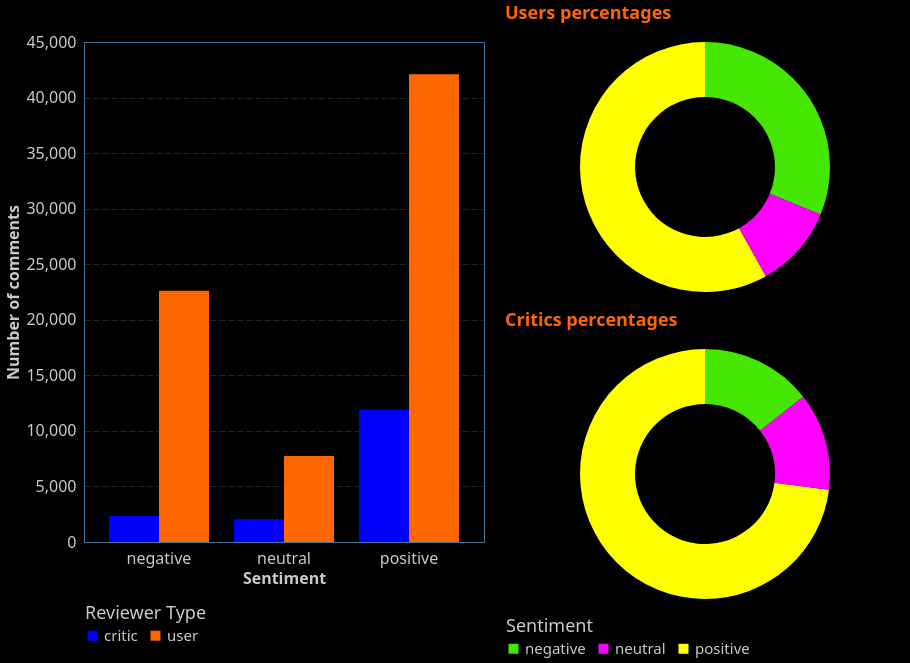

Write a Vega-Lite specification for this figure.
### Vega-Lite specification from a JSON file in a GitHub repository (floating-point values rounded to 4 significant figures; data arrays with more than 128 entries replaced by an {"elided": "..."} marker saying what was removed)
{"config": {"view": {"continuousWidth": 400, "continuousHeight": 300, "stroke": "#4A7295", "strokeWidth": 1}, "background": "#000000", "mark": {"color": "#6495ED"}, "arc": {"fill": "#6495ED"}, "area": {"fill": "#6495ED", "line": true, "fillOpacity": 0.1}, "line": {"stroke": "#6495ED", "strokeWidth": 2}, "path": {"stroke": "#6495ED"}, "rect": {"fill": "#6495ED"}, "shape": {"stroke": "#6495ED"}, "symbol": {"fill": "#6495ED"}, "title": {"color": "#C7CCC9", "anchor": "start", "dy": -15, "fontSize": 16, "font": "IBM Plex Sans,system-ui,-apple-system,BlinkMacSystemFont,\".sfnstext-regular\",sans-serif", "fontWeight": 600}, "axisBand": {"grid": false}, "axis": {"labelColor": "#C7CCC9", "labelFontSize": 16, "labelFont": "IBM Plex Sans Condensed, system-ui, -apple-system, BlinkMacSystemFont, \".SFNSText-Regular\", sans-serif", "labelFontWeight": 400, "titleColor": "#C7CCC9", "titleFontWeight": 600, "titleFontSize": 16, "grid": true, "gridColor": "#4A7295", "labelAngle": 0, "domainColor": null, "tickColor": null, "labelPadding": 2, "tickSize": 6, "tickWidth": 0.5, "gridOpacity": 1, "gridZ": 1}, "axisX": {"gridDash": [6, 3], "gridWidth": 0.35, "gridColor": "#4A7295", "labelAngle": 0}, "axisY": {"gridDash": [6, 3], "gridWidth": 0.35, "gridColor": "#4A7295"}, "layer": {"grid": 1, "mark": 0}, "legend": {"labelFontSize": 11, "padding": 1, "symbolType": "square", "labelColor": "#C7CCC9", "titleColor": "#C7CCC9"}, "style": {"guide-label": {"font": "IBM Plex Sans,system-ui,-apple-system,BlinkMacSystemFont,\".sfnstext-regular\",sans-serif", "fill": "#C7CCC9", "fontWeight": 400}, "guide-title": {"font": "IBM Plex Sans,system-ui,-apple-system,BlinkMacSystemFont,\".sfnstext-regular\",sans-serif", "fill": "#C7CCC9", "fontWeight": 400}}, "range": {"category": ["#0000FF", "#FF6600FF", "#44E602", "#FF00FF", "#FFFF00", "#9900CC", "#33CCFF", "#f77976ff", "#CC66FF"]}}, "hconcat": [{"data": {"name": "data-04ff37c034aeabfb502c60d844e356f1"}, "mark": {"type": "bar"}, "encoding": {"color": {"field": "reviewer_type", "legend": {"labelColor": "#C7CCC9", "labelFontSize": 15, "titleColor": "#C7CCC9", "titleFontSize": 18, "orient": "bottom", "direction": "horizontal"}, "title": "Reviewer Type", "type": "nominal"}, "x": {"field": "sentiment", "title": "Sentiment", "type": "nominal"}, "xOffset": {"field": "reviewer_type", "type": "nominal"}, "y": {"aggregate": "sum", "field": "counts", "title": "Number of comments", "type": "quantitative"}}, "height": 500, "transform": [{"joinaggregate": [], "groupby": ["sentiment"]}], "width": 400}, {"vconcat": [{"data": {"name": "data-04ff37c034aeabfb502c60d844e356f1"}, "mark": {"type": "arc", "innerRadius": 70}, "encoding": {"color": {"field": "sentiment", "legend": {"labelColor": "#C7CCC9", "labelFontSize": 15, "titleColor": "#C7CCC9", "titleFontSize": 18, "orient": "bottom", "direction": "horizontal"}, "scale": {"range": ["#44E602", "#FF00FF", "#FFFF00"]}, "title": "Sentiment", "type": "nominal"}, "theta": {"field": "percentage", "type": "quantitative"}, "tooltip": [{"field": "sentiment", "type": "nominal"}, {"field": "sentiment_total", "title": "n° comments", "type": "quantitative"}, {"field": "percentage_label", "title": "percentage", "type": "nominal"}]}, "height": 250, "title": {"text": "Users percentages", "color": "#FF6600FF", "fontSize": 18}, "transform": [{"filter": "(datum.reviewer_type === 'user')"}, {"aggregate": [{"op": "sum", "field": "counts", "as": "sentiment_total"}], "groupby": ["sentiment"]}, {"joinaggregate": [{"op": "sum", "field": "sentiment_total", "as": "total_counts"}]}, {"calculate": "datum.sentiment_total / datum.total_counts * 100", "as": "percentage"}, {"calculate": "round(datum.sentiment_total / datum.total_counts * 100) + \"%\"", "as": "percentage_label"}], "width": 400}, {"data": {"name": "data-04ff37c034aeabfb502c60d844e356f1"}, "mark": {"type": "arc", "innerRadius": 70}, "encoding": {"color": {"field": "sentiment", "legend": {"labelColor": "#C7CCC9", "labelFontSize": 15, "titleColor": "#C7CCC9", "titleFontSize": 18, "orient": "bottom", "direction": "horizontal"}, "scale": {"range": ["#44E602", "#FF00FF", "#FFFF00"]}, "title": "Sentiment", "type": "nominal"}, "theta": {"field": "percentage", "type": "quantitative"}, "tooltip": [{"field": "sentiment", "type": "nominal"}, {"field": "sentiment_total", "title": "number of comments", "type": "quantitative"}, {"field": "percentage_label", "title": "percentage", "type": "nominal"}]}, "height": 250, "title": {"text": "Critics percentages", "color": "#FF6600FF", "fontSize": 18}, "transform": [{"filter": "(datum.reviewer_type === 'critic')"}, {"aggregate": [{"op": "sum", "field": "counts", "as": "sentiment_total"}], "groupby": ["sentiment"]}, {"joinaggregate": [{"op": "sum", "field": "sentiment_total", "as": "total_counts"}]}, {"calculate": "datum.sentiment_total / datum.total_counts * 100", "as": "percentage"}, {"calculate": "round(datum.sentiment_total / datum.total_counts * 100) + \"%\"", "as": "percentage_label"}], "width": 400}]}], "resolve": {"scale": {"color": "independent"}}, "$schema": "https://vega.github.io/schema/vega-lite/v5.20.1.json", "datasets": {"data-04ff37c034aeabfb502c60d844e356f1": {"elided": "4410 records"}}}
